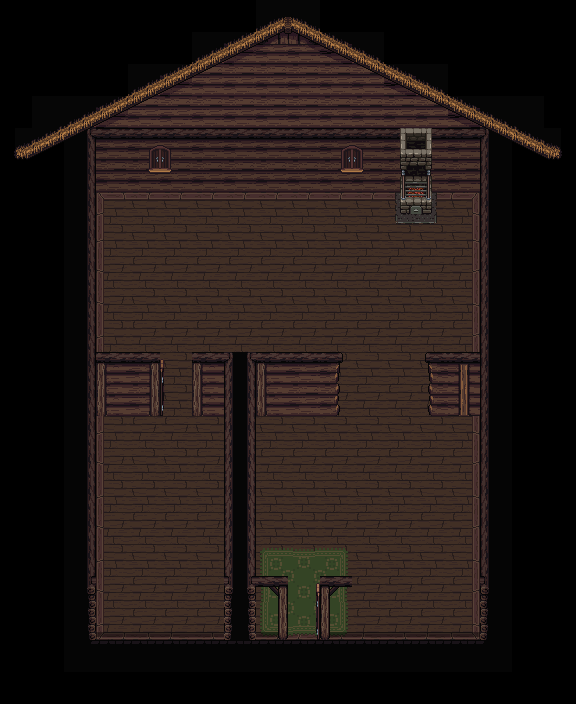

A 2D game scene composited from a Tiled map and its tileset images. What follows is a short description and the map's XML, with each tile layer's data collapsed to a summary:
An orthogonal 18x22 tile map with 32x32 px tiles, 4 tile layers (ground, floor, walls, roof), 1 hidden layer not drawn, 10 tilesets and 44 objects (33x collider, 3x beds, 3x chairs, 2x drobes, change-scene, ...).

<map version="1.10" tiledversion="1.11.1-99-gec89c545" orientation="orthogonal" renderorder="left-up" width="18" height="22" tilewidth="32" tileheight="32" infinite="0" nextlayerid="11" nextobjectid="31">
 <editorsettings>
  <export target="dummy-house.json" format="json" />
 </editorsettings>
 <tileset firstgid="1" name="wooden_walls" tilewidth="32" tileheight="32" tilecount="286" columns="22">
  <image source="../../../client/assets/tilesets/fantasy-lands/interrior/Walls/FL_Houses_int_WallsD.png" width="704" height="416" />
 </tileset>
 <tileset firstgid="287" name="floors" tilewidth="32" tileheight="32" tilecount="896" columns="28">
  <image source="../../../client/assets/tilesets/fantasy-lands/interrior/Floors/FL_Houses_int_Floors.png" width="896" height="1024" />
 </tileset>
 <tileset firstgid="1183" name="internals" tilewidth="32" tileheight="32" tilecount="690" columns="30">
  <image source="../../../client/assets/tilesets/fantasy-lands/interrior/FL_Houses_int_sidesOfTheHouses.png" width="960" height="736" />
 </tileset>
 <tileset firstgid="1873" name="elements" tilewidth="32" tileheight="32" tilecount="520" columns="26">
  <image source="../../../client/assets/tilesets/fantasy-lands/interrior/FL_Houses_int_building elements.png" width="832" height="640" />
 </tileset>
 <tileset firstgid="2393" name="fire_place" tilewidth="32" tileheight="32" tilecount="380" columns="20">
  <image source="../../../client/assets/tilesets/fantasy-lands/interrior/Furnitures/FL_Houses_int_FurnituresC.png" width="640" height="608" />
 </tileset>
 <tileset firstgid="2773" name="dummy-tile" tilewidth="32" tileheight="32" tilecount="13" columns="13">
  <properties>
   <property name="required" type="bool" value="false" />
  </properties>
  <image source="../../../client/assets/tilesets/dummy-tile.png" width="416" height="32" />
  <tile id="0">
   <properties>
    <property name="collider" type="int" value="0" />
   </properties>
  </tile>
  <tile id="1">
   <properties>
    <property name="collider" type="int" value="1" />
   </properties>
  </tile>
  <tile id="2">
   <properties>
    <property name="collider" type="int" value="2" />
   </properties>
  </tile>
  <tile id="3">
   <properties>
    <property name="collider" type="int" value="3" />
   </properties>
  </tile>
  <tile id="4">
   <properties>
    <property name="collider" type="int" value="4" />
   </properties>
  </tile>
  <tile id="5">
   <properties>
    <property name="collider" type="int" value="5" />
   </properties>
  </tile>
  <tile id="6">
   <properties>
    <property name="collider" type="int" value="6" />
   </properties>
  </tile>
  <tile id="7">
   <properties>
    <property name="collider" type="int" value="7" />
   </properties>
  </tile>
  <tile id="8">
   <properties>
    <property name="collider" type="int" value="8" />
   </properties>
  </tile>
  <tile id="9">
   <properties>
    <property name="collider" type="int" value="9" />
   </properties>
  </tile>
  <tile id="10">
   <properties>
    <property name="collider" type="int" value="10" />
   </properties>
  </tile>
  <tile id="11">
   <properties>
    <property name="collider" type="int" value="11" />
   </properties>
  </tile>
  <tile id="12">
   <properties>
    <property name="collider" type="int" value="0" />
   </properties>
  </tile>
 </tileset>
 <tileset firstgid="2786" name="beds" tilewidth="64" tileheight="96" tilecount="16" columns="0" objectalignment="center">
  <grid orientation="orthogonal" width="1" height="1" />
  <tile id="2">
   <image source="../../../client/assets/tilesets/fantasy-lands/interrior/Furnitures/beds/object (1).png" width="64" height="64" />
   <objectgroup draworder="index" id="2">
    <object id="1" type="collider" x="10.2374" y="26.2539" width="51.517" height="24.6027" />
   </objectgroup>
  </tile>
  <tile id="3">
   <image source="../../../client/assets/tilesets/fantasy-lands/interrior/Furnitures/beds/object (2).png" width="64" height="64" />
   <objectgroup draworder="index" id="2">
    <object id="1" type="collider" x="2.6419" y="21.1352" width="51.3519" height="29.7214" />
   </objectgroup>
  </tile>
  <tile id="4">
   <image source="../../../client/assets/tilesets/fantasy-lands/interrior/Furnitures/beds/object (3).png" width="64" height="64" />
   <objectgroup draworder="index" id="2">
    <object id="1" type="collider" x="9.90712" y="19.8142" width="52.0124" height="31.2074" />
   </objectgroup>
  </tile>
  <tile id="5">
   <image source="../../../client/assets/tilesets/fantasy-lands/interrior/Furnitures/beds/object (4).png" width="32" height="96" />
   <objectgroup draworder="index" id="2">
    <object id="1" type="collider" x="1.81631" y="17.3375" width="28.4004" height="52.6729" />
   </objectgroup>
  </tile>
  <tile id="6">
   <image source="../../../client/assets/tilesets/fantasy-lands/interrior/Furnitures/beds/object (5).png" width="32" height="96" />
   <objectgroup draworder="index" id="2">
    <object id="1" type="collider" x="1.65119" y="8.75129" width="28.7307" height="52.6729" />
   </objectgroup>
  </tile>
  <tile id="7">
   <image source="../../../client/assets/tilesets/fantasy-lands/interrior/Furnitures/beds/object (6).png" width="64" height="96" />
   <objectgroup draworder="index" id="2">
    <object id="1" type="collider" x="4.62332" y="16.3467" width="54.4892" height="54.4892" />
   </objectgroup>
  </tile>
  <tile id="8">
   <image source="../../../client/assets/tilesets/fantasy-lands/interrior/Furnitures/beds/object (7).png" width="32" height="96" />
   <objectgroup draworder="index" id="2">
    <object id="1" type="collider" x="1.15583" y="16.8421" width="28.5655" height="52.6729" />
   </objectgroup>
  </tile>
  <tile id="9">
   <image source="../../../client/assets/tilesets/fantasy-lands/interrior/Furnitures/beds/object (8).png" width="32" height="96" />
   <objectgroup draworder="index" id="2">
    <object id="1" type="collider" x="0.990712" y="8.42105" width="29.226" height="53.6636" />
   </objectgroup>
  </tile>
  <tile id="10">
   <image source="../../../client/assets/tilesets/fantasy-lands/interrior/Furnitures/beds/object (9).png" width="64" height="96" />
   <objectgroup draworder="index" id="2">
    <object id="1" type="collider" x="3" y="14" width="58" height="58" />
   </objectgroup>
  </tile>
  <tile id="11">
   <image source="../../../client/assets/tilesets/fantasy-lands/interrior/Furnitures/beds/object (10).png" width="64" height="96" />
   <objectgroup draworder="index" id="2">
    <object id="1" type="collider" x="3" y="14" width="58" height="58" />
   </objectgroup>
  </tile>
  <tile id="12">
   <image source="../../../client/assets/tilesets/fantasy-lands/interrior/Furnitures/beds/object (11).png" width="32" height="96" />
   <objectgroup draworder="index" id="2">
    <object id="1" type="collider" x="0" y="7" width="32" height="56" />
   </objectgroup>
  </tile>
  <tile id="13">
   <image source="../../../client/assets/tilesets/fantasy-lands/interrior/Furnitures/beds/object (12).png" width="32" height="96" />
   <objectgroup draworder="index" id="2">
    <object id="1" type="collider" x="0" y="15" width="32" height="56" />
   </objectgroup>
  </tile>
  <tile id="14">
   <image source="../../../client/assets/tilesets/fantasy-lands/interrior/Furnitures/beds/object (13).png" width="64" height="96" />
   <objectgroup draworder="index" id="2">
    <object id="1" type="collider" x="3" y="14" width="58" height="58" />
   </objectgroup>
  </tile>
  <tile id="15">
   <image source="../../../client/assets/tilesets/fantasy-lands/interrior/Furnitures/beds/object (14).png" width="32" height="96" />
   <objectgroup draworder="index" id="2">
    <object id="1" type="collider" x="0" y="7" width="32" height="56" />
   </objectgroup>
  </tile>
  <tile id="16">
   <image source="../../../client/assets/tilesets/fantasy-lands/interrior/Furnitures/beds/object (15).png" width="32" height="96" />
   <objectgroup draworder="index" id="2">
    <object id="1" type="collider" x="0" y="15" width="30.0186" height="56" />
   </objectgroup>
  </tile>
  <tile id="17">
   <image source="../../../client/assets/tilesets/fantasy-lands/interrior/Furnitures/beds/object.png" width="64" height="64" />
   <objectgroup draworder="index" id="2">
    <object id="1" type="collider" x="1" y="21.2466" width="54" height="28.937" />
   </objectgroup>
  </tile>
 </tileset>
 <tileset firstgid="2804" name="drobes" tilewidth="50" tileheight="70" tilecount="12" columns="0" objectalignment="center">
  <grid orientation="orthogonal" width="1" height="1" />
  <tile id="12">
   <image source="../../../client/assets/tilesets/fantasy-lands/interrior/Furnitures/drobes/object (1).png" width="42" height="70" />
   <objectgroup draworder="index" id="2">
    <object id="1" type="collider" x="1" y="46.125" width="40.5" height="23.5" />
   </objectgroup>
  </tile>
  <tile id="13">
   <image source="../../../client/assets/tilesets/fantasy-lands/interrior/Furnitures/drobes/object (2).png" width="32" height="32" />
   <objectgroup>
    <object id="0" type="collider" x="0" y="0" width="32" height="32" />
   </objectgroup>
  </tile>
  <tile id="14">
   <image source="../../../client/assets/tilesets/fantasy-lands/interrior/Furnitures/drobes/object (3).png" width="32" height="47" />
   <objectgroup>
    <object id="0" type="collider" x="0" y="0" width="32" height="47" />
   </objectgroup>
  </tile>
  <tile id="15">
   <image source="../../../client/assets/tilesets/fantasy-lands/interrior/Furnitures/drobes/object (4).png" width="32" height="30" />
   <objectgroup>
    <object id="0" type="collider" x="0" y="0" width="32" height="30" />
   </objectgroup>
  </tile>
  <tile id="16">
   <image source="../../../client/assets/tilesets/fantasy-lands/interrior/Furnitures/drobes/object (5).png" width="24" height="30" />
   <objectgroup>
    <object id="0" type="collider" x="0" y="0" width="24" height="30" />
   </objectgroup>
  </tile>
  <tile id="17">
   <image source="../../../client/assets/tilesets/fantasy-lands/interrior/Furnitures/drobes/object (6).png" width="24" height="30" />
   <objectgroup>
    <object id="0" type="collider" x="0" y="0" width="24" height="30" />
   </objectgroup>
  </tile>
  <tile id="18">
   <image source="../../../client/assets/tilesets/fantasy-lands/interrior/Furnitures/drobes/object (7).png" width="50" height="60" />
   <objectgroup>
    <object id="0" type="collider" x="0" y="0" width="50" height="60" />
   </objectgroup>
  </tile>
  <tile id="19">
   <image source="../../../client/assets/tilesets/fantasy-lands/interrior/Furnitures/drobes/object (8).png" width="32" height="67" />
   <objectgroup draworder="index" id="2">
    <object id="1" type="collider" x="0" y="44.6667" width="30.3333" height="22.3333" />
   </objectgroup>
  </tile>
  <tile id="20">
   <image source="../../../client/assets/tilesets/fantasy-lands/interrior/Furnitures/drobes/object (9).png" width="32" height="52" />
   <objectgroup draworder="index" id="2">
    <object id="1" type="collider" x="0" y="35.3333" width="31.6667" height="16.6667" />
   </objectgroup>
  </tile>
  <tile id="36">
   <image source="../../../client/assets/tilesets/fantasy-lands/interrior/Furnitures/drobes/object (25).png" width="32" height="67" />
   <objectgroup draworder="index" id="2">
    <object id="1" type="collider" x="0" y="45.3333" width="30.6667" height="21.6667" />
   </objectgroup>
  </tile>
  <tile id="37">
   <image source="../../../client/assets/tilesets/fantasy-lands/interrior/Furnitures/drobes/object.png" width="32" height="67" />
   <objectgroup draworder="index" id="2">
    <object id="1" type="collider" x="0" y="45.6667" width="31" height="21.3333" />
   </objectgroup>
  </tile>
  <tile id="38">
   <image source="../../../client/assets/tilesets/fantasy-lands/interrior/Furnitures/drobes/object (10).png" width="19" height="64" />
   <objectgroup draworder="index" id="2">
    <object id="1" type="collider" x="0" y="41" width="19" height="23" />
   </objectgroup>
  </tile>
 </tileset>
 <tileset firstgid="2843" name="chairs" tilewidth="18" tileheight="34" tilecount="4" columns="0" objectalignment="center">
  <grid orientation="orthogonal" width="1" height="1" />
  <tile id="5">
   <image source="../../../client/assets/tilesets/fantasy-lands/interrior/Furnitures/chairs/object (5).png" width="18" height="34" />
   <objectgroup>
    <object id="0" type="collider" x="0" y="0" width="18" height="34" />
   </objectgroup>
  </tile>
  <tile id="6">
   <image source="../../../client/assets/tilesets/fantasy-lands/interrior/Furnitures/chairs/object (6).png" width="18" height="34" />
   <objectgroup>
    <object id="0" type="collider" x="0" y="0" width="18" height="34" />
   </objectgroup>
  </tile>
  <tile id="7">
   <image source="../../../client/assets/tilesets/fantasy-lands/interrior/Furnitures/chairs/object (7).png" width="18" height="33" />
   <objectgroup>
    <object id="0" type="collider" x="0" y="0" width="18" height="33" />
   </objectgroup>
  </tile>
  <tile id="8">
   <image source="../../../client/assets/tilesets/fantasy-lands/interrior/Furnitures/chairs/object (8).png" width="18" height="25" />
   <objectgroup>
    <object id="0" type="collider" x="0" y="0" width="18" height="25" />
   </objectgroup>
  </tile>
 </tileset>
 <tileset firstgid="2852" name="tables" tilewidth="42" tileheight="34" tilecount="1" columns="0" objectalignment="center">
  <grid orientation="orthogonal" width="1" height="1" />
  <tile id="0">
   <image source="../../../client/assets/tilesets/fantasy-lands/interrior/Furnitures/tables/object.png" width="42" height="34" />
   <objectgroup>
    <object id="0" type="collider" x="0" y="0" width="42" height="34" />
   </objectgroup>
  </tile>
 </tileset>
 <layer id="1" name="ground" width="18" height="22" opacity="0.9">
  <data>[396 cells, 238 non-empty, 33 distinct tile ids]</data>
 </layer>
 <layer id="3" name="floor" width="18" height="22">
  <data>[396 cells, 9 non-empty, 9 distinct tile ids]</data>
 </layer>
 <layer id="5" name="walls" width="18" height="22">
  <data>[396 cells, 59 non-empty, 36 distinct tile ids]</data>
 </layer>
 <layer id="4" name="roof" width="18" height="22">
  <data>[396 cells, 51 non-empty, 26 distinct tile ids]</data>
 </layer>
 <objectgroup id="8" name="triggers">
  <object id="1" type="change-scene" x="280" y="625.5" width="48.5" height="13.5">
   <properties>
    <property name="scene" value="dummy" />
   </properties>
  </object>
 </objectgroup>
 <objectgroup id="9" name="locations">
  <object id="3" type="spawn" x="305" y="564">
   <point />
  </object>
 </objectgroup>
 <objectgroup id="10" name="objects">
  <object id="7" type="beds" gid="2797" x="129.083" y="432.583" width="64" height="96" />
  <object id="11" type="beds" gid="2789" x="133.25" y="540.5" width="64" height="64" />
  <object id="12" type="beds" gid="2798" x="207.75" y="517" width="32" height="96" />
  <object id="15" type="drobes" gid="2823" x="208.5" y="401" width="32" height="67" />
  <object id="16" type="tables" gid="2852" x="353.333" y="274" width="42" height="34" />
  <object id="17" type="chairs" gid="2849" x="381.667" y="272.333" width="18" height="34" />
  <object id="18" type="chairs" gid="2848" x="332" y="269.667" width="18" height="34" />
  <object id="19" type="chairs" gid="2850" x="353.333" y="257.167" width="18" height="33" />
  <object id="30" type="drobes" gid="2842" x="112" y="272" width="19" height="64" />
 </objectgroup>
 <layer id="7" name="collision" width="18" height="22" visible="0" opacity="0.44">
  <data>[396 cells, 80 non-empty, 8 distinct tile ids]</data>
 </layer>
</map>
